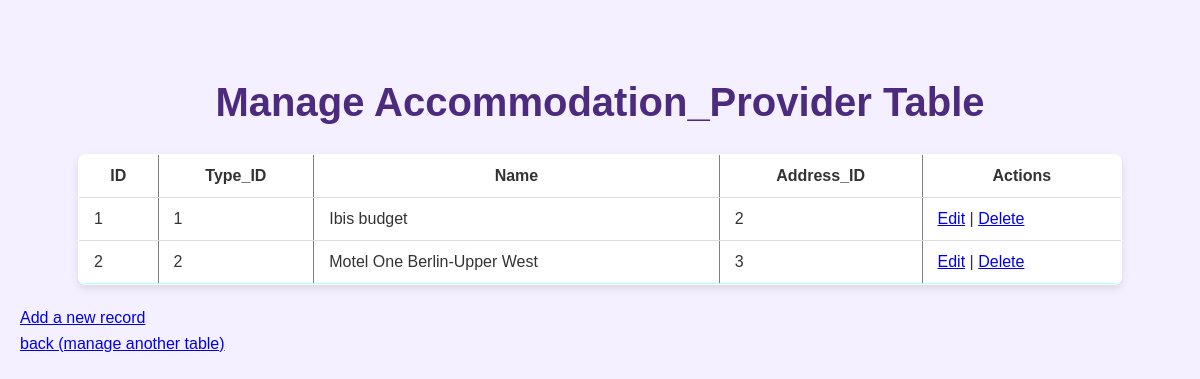
The app's page /site/admin/manage.php?table=Accommodation_Provider (signed in) with its own data.
### tables this page shows
CREATE TABLE `Accommodation_Provider` (
  `ID` int(11) NOT NULL,
  `Type_ID` int(11) NOT NULL,
  `Name` varchar(128) NOT NULL,
  `Address_ID` int(11) NOT NULL
);

### site/admin/functions.php (the view, shortened to what this page needs)
<?php
$pdo=get_dbhandle();
function DisplayTableData($table) {
    global $pdo;
    $stmt = $pdo->query("SELECT * FROM $table");
    $rows = $stmt->fetchAll(PDO::FETCH_ASSOC);
    echo "<table border='1'>";
    echo "<tr>";
    foreach (array_keys($rows[0]) as $colName) {
        echo "<th>$colName</th>";
    }
    echo "<th>Actions</th>";
    echo "</tr>";
    foreach ($rows as $row) {
        echo "<tr>";
        foreach ($row as $value) {
            echo "<td>$value</td>";
        }
        echo "<td><a href='?table=$table&action=edit&id=" . $row['ID'] . "'>Edit</a> | <a href='?table=$table&action=delete&id=" . $row['ID'] . "'>Delete</a></td>";
        echo "</tr>";
    }
    echo "</table>";
}
?>

### site/css/style_admin.css (style rules this page uses)
* { margin: 0; padding: 0; box-sizing: border-box; }
body { font-family: Arial, sans-serif; background-color: #f4f0ff; color: #333; padding: 20px; line-height: 1.6; }
table { border-collapse: collapse; margin: 20px auto; width: 90%; background-color: white; box-shadow: 0px 4px 8px rgba(0, 0, 0, 0.1); border-radius: 8px; overflow: hidden; }
th, td { padding: 12px 15px; border-bottom: 1px solid #ddd; }
tbody tr:last-child { border-bottom: 2px solid #acfffc; }
body { font-family: Arial, sans-serif; background-color: #f4f0ff; color: #333; padding: 20px; line-height: 1.6; padding-top: 70px; }

### records on screen
accommodation_provider: value "1", Name "Ibis budget", Address_ID "2"
accommodation_provider: value "2", Name "Motel One Berlin-Upper West", Address_ID "3"

### other values on screen
$table "Accommodation_Provider"
$colName "ID"
$colName "Type_ID"
$colName "Name"
$colName "Address_ID"
